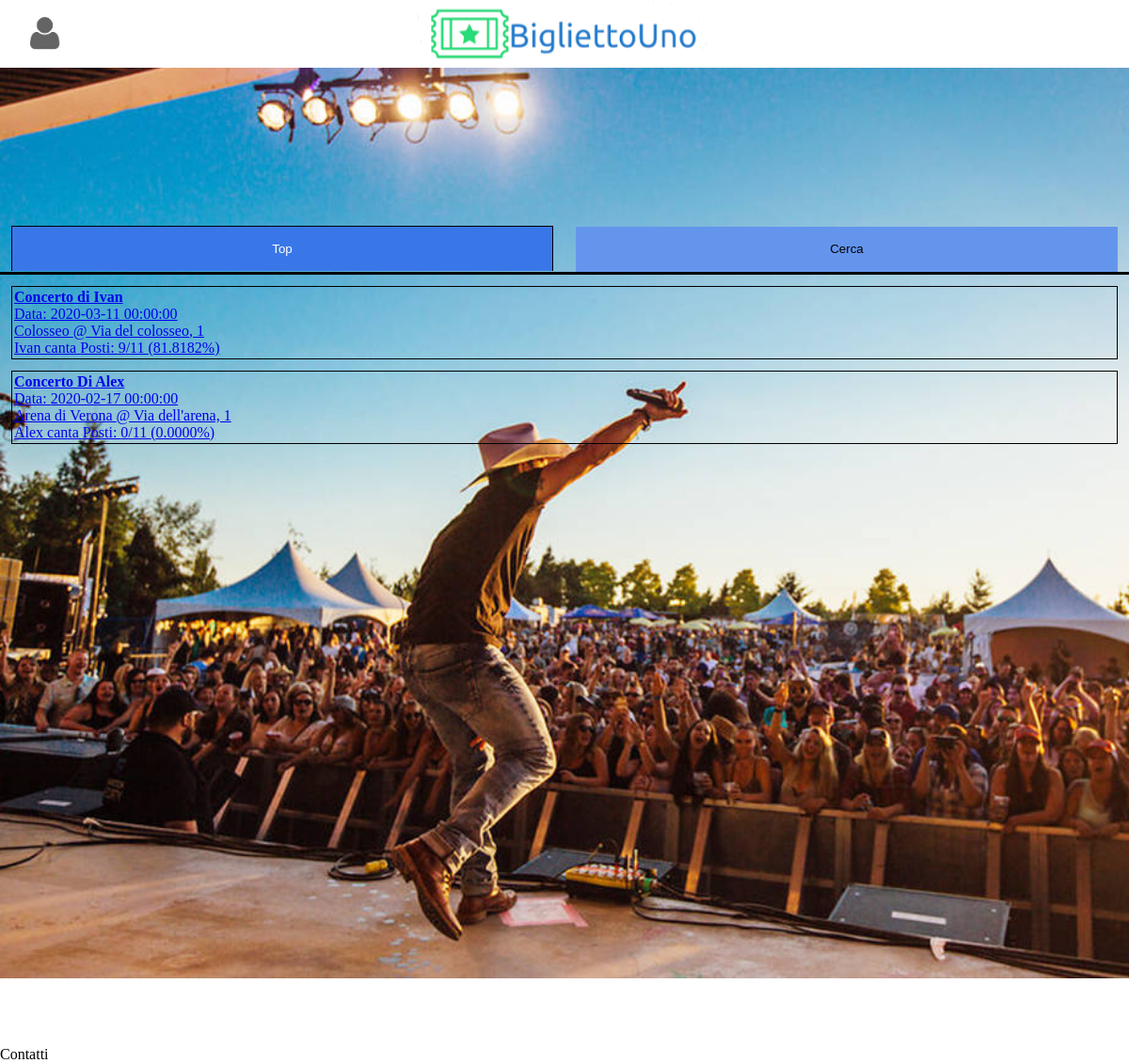
Screenshot of /events.php with the database file from the repository.
### tables this page shows
create table EVENTO (
     codEvento int not null,
     nomeEvento varchar(60) not null,
     dataEOra DATETIME not null,
     NSFC BIT(1) not null,
     descrizione varchar(150) not null,
     nomeImmagine varchar(30) not null,
     codLuogo int not null,
     emailOrganizzatore varchar(30) not null,
     constraint ID_EVENTO_ID primary key (codEvento));

### events.php (called while the page is built, shortened)
<?php
    require_once('bootstrap.php');
    $templateParams["name"] = "events.php";
    $templateParams["title"] = "Visualizza eventi";
    $templateParams["css"] = array("base.css", "events.css");
    $templateParams["js"] = array("https://ajax.googleapis.com/ajax/libs/jquery/3.4.1/jquery.min.js", "js/events.js", "js/base.js");
    $templateParams["events"] = $dbh->getPopularEvents(isset($_SESSION["sessUser"]["NSFC"]) ? $_SESSION["sessUser"]["NSFC"] : 0);
    $templateParams["categories"] = $dbh->getCategories();
    $templateParams["luoghi"] = $dbh->getPlaces();
    require(TEMPLATE_DIR."base.php");
?>

### php/DatabaseHelper.php (called while the page is built, shortened)
<?php
class DatabaseHelper{
    private $db;
    public function __construct($servername, $username, $password, $dbname){
        $this->db = new mysqli($servername, $username, $password, $dbname);
    }
    public function getPopularEvents( $NSFC = 0, $limit = -1) {
        $query = "SELECT *
                  FROM (SELECT E.codEvento, E.nomeEvento, E.dataEOra, E.NSFC, E.descrizione, E.nomeImmagine, E.emailOrganizzatore,
                               L.codLuogo, L.nome AS nomeLuogo, L.indirizzo, L.urlMaps, L.capienzaMassima,
                               COUNT(P.codPrenotazione) as postiOccupati, (COUNT(P.codPrenotazione)/L.capienzaMassima * 100) as percPostiOccupati
                        FROM evento E, luogo L, posto P
                        WHERE E.codLuogo = L.codLuogo
                        AND p.codEvento = E.codEvento
                        AND E.NSFC <= ?
                        GROUP BY E.codEvento, E.nomeEvento, E.dataEOra, E.NSFC, E.descrizione, E.nomeImmagine, E.emailOrganizzatore,
                                 L.codLuogo, L.nome, L.indirizzo, L.urlMaps, L.capienzaMassima
                        HAVING percPostiOccupati < 100
                       ) AS tabEventi,
                       (SELECT EHC.codEvento, GROUP_CONCAT(ce.nomeCategoria SEPARATOR ', ') AS categorie
                        FROM evento_ha_categoria EHC, categoria_evento CE
                        WHERE EHC.codCategoria = ce.codCategoria
                        GROUP BY EHC.codEvento) AS tabCategorie
                  WHERE tabEventi.codEvento = tabCategorie.codEvento
                  ";
        $stmt = $this->db->prepare($query);
        if ($limit != -1) {
            $stmt->bind_param("ii", $NSFC, $limit);
        } else {
            $stmt->bind_param("i", $NSFC);
        }
        $stmt->execute();
        return $stmt->get_result()->fetch_all(MYSQLI_ASSOC);
    }
    public function getCategories() {
        $stmt = $this->db->prepare("SELECT codCategoria, nomeCategoria FROM categoria_evento");
        $stmt->execute();
        return $stmt->get_result()->fetch_all(MYSQLI_ASSOC);
    }
    public function getPlaces() {
        $stmt = $this->db->prepare("SELECT * FROM luogo");
        $stmt->execute();
        return $stmt->get_result()->fetch_all(MYSQLI_ASSOC);
    }
}
$servername = "localhost";
$username = "root";
$password = "";
$dbname = "projTecWeb";
$dbh = new DatabaseHelper($servername, $username, $password, $dbname);
?>

### php/template/events.php (the view, shortened to what this page needs)
<div class="tab">
    <button id="top_btn" class="tablinks" onclick=showTopEvents()>Top</button><button id="form_btn" class="tablinks" onclick=showSearchForm()>Cerca</button>
</div>
<section id="top_events" class="tabcontent">
    <?php
        foreach ($templateParams["events"] as $event):
    ?>
    <a href="event_details.php?codEvento=<?php echo $event["codEvento"];?>">
        <article>
            <h4><?php echo $event["nomeEvento"];?></h4>
            <span><?php echo "Data: ".$event["dataEOra"];?></span><br/>
            <span><?php echo $event["nomeLuogo"]." @ ".$event["indirizzo"];?></span><br/>
            <span class="description_span"><?php echo $event["descrizione"];?></span>
            <span>Posti: <?php echo $event["postiOccupati"]."/".$event["capienzaMassima"]." (".$event["percPostiOccupati"]."%)"?></span><br/>
        </article>
    </a>
    <?php endforeach;?>
</section>

### php/template/base.php (shortened to what this page needs)
<!DOCTYPE html>
<html lang="it">
  <head>
    <?php
      if(isset($templateParams["css"])):
          foreach($templateParams["css"] as $stylesheet):
      ?>
          <link rel="stylesheet" type="text/css" href=<?php echo CSS_DIR.$stylesheet?> />
      <?php
          endforeach;
      endif;
    ?>
  </head>
  <body>
    <header>
        <?php
        if (!isset($_SESSION["sessUser"]["email"])) {
          echo '<a href="login.php">
          <img src="img/login_icon.png" alt="login" class="login"/>
          </a>'; } else {
            echo '<button id="openside_btn" type="button" onclick="openSidebar()"><img src="img/openSidebarIcon.png" alt="Open sidebar" /> </button>';
        } ?><a href="index.php">
          <img src="img/logo.png" alt="home" class="logo"/>
        </a>
    </header>
    <main>
      <?php
        if(isset($templateParams["name"])) {
          require(TEMPLATE_DIR.$templateParams["name"]);
        }
      ?>
    </main>
    <footer>
      Contatti
    </footer>
  </body>
</html>

### css/base.css (style rules this page uses)
img { max-width: 100%; max-height: 100%; }
body, header, p, h1, h2, h3, h4, h5, h6 { margin: 0; padding: 0; }
main, footer { margin-top: 6vmax; z-index: 0; }
main { height: 100%; }
body { height: 100vh; background-image: url("../img/home_bkg.jpg"); background-repeat: no-repeat; background-size: cover; overflow-y: auto; font-size: 100%; }
body > header { height: 6vmax; width: 100%; position: fixed; top: 0px; background-color: white; z-index: 1; }
body > header > a > img.login { box-sizing: border-box; padding: 10%; }
header > * { vertical-align: top; }
header > a { width: 15%; display: inline-block; height: 100%; text-align: center; }
header > a:last-child { width: 70%; }
header > a > img { position: relative; top: 50%; transform: translateY(-50%); }
@media screen and (min-width:450px) { body > header > a:first-child { width: 8%; } }
@media screen and (min-width:450px) { body > header > a:last-child { width: 84%; } }

### css/events.css (style rules this page uses)
div.tab { margin-top: 20%; text-align: center; border-bottom: 3px solid black; }
div.tab > button { width: 48%; margin: 0 1%; height: 3rem; border: none; outline: none; background-color: cornflowerblue; cursor: pointer; }
div.tab > button.active { background-color: #3977e9; color: white; border-top: thin solid black; border-left: thin solid black; border-right: thin solid black; }
section#top_events > a > article, section#result_events > a > article { margin: 1%; border: thin solid black; width: 98%; box-sizing: border-box; padding: 2px; }

### rows the page displays
evento: nomeEvento "Concerto di Ivan", dataEOra "2020-03-11 00:00:00", nomeLuogo "Colosseo", indirizzo "Via del colosseo, 1", descrizione "Ivan canta", postiOccupati "9", capienzaMassima "11", percPostiOccupati "81.8182"
evento: nomeEvento "Concerto Di Alex", dataEOra "2020-02-17 00:00:00", nomeLuogo "Arena di Verona", indirizzo "Via dell'arena, 1", descrizione "Alex canta", postiOccupati "0", capienzaMassima "11", percPostiOccupati "0.0000"
